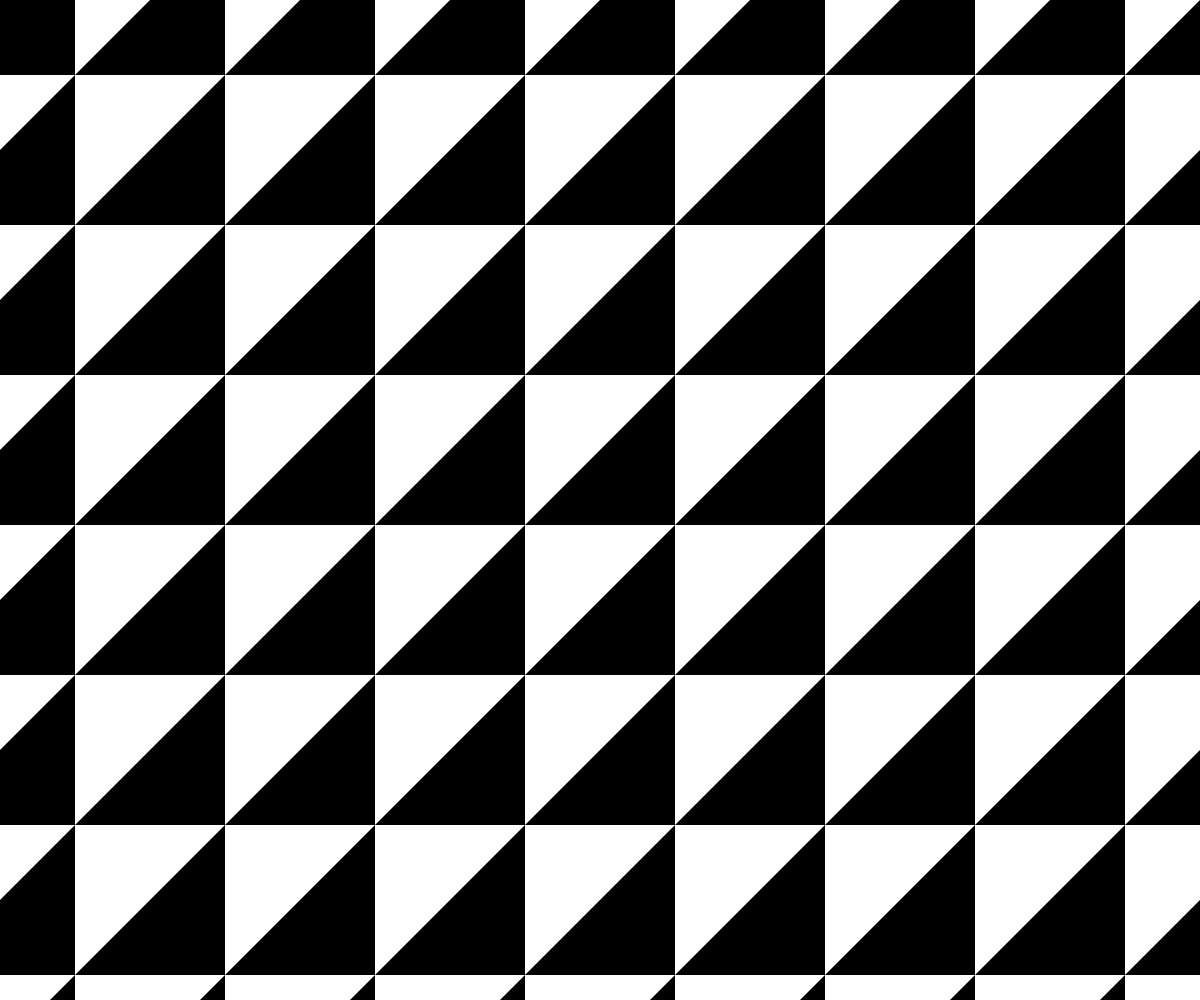
Frame 1 (no input)
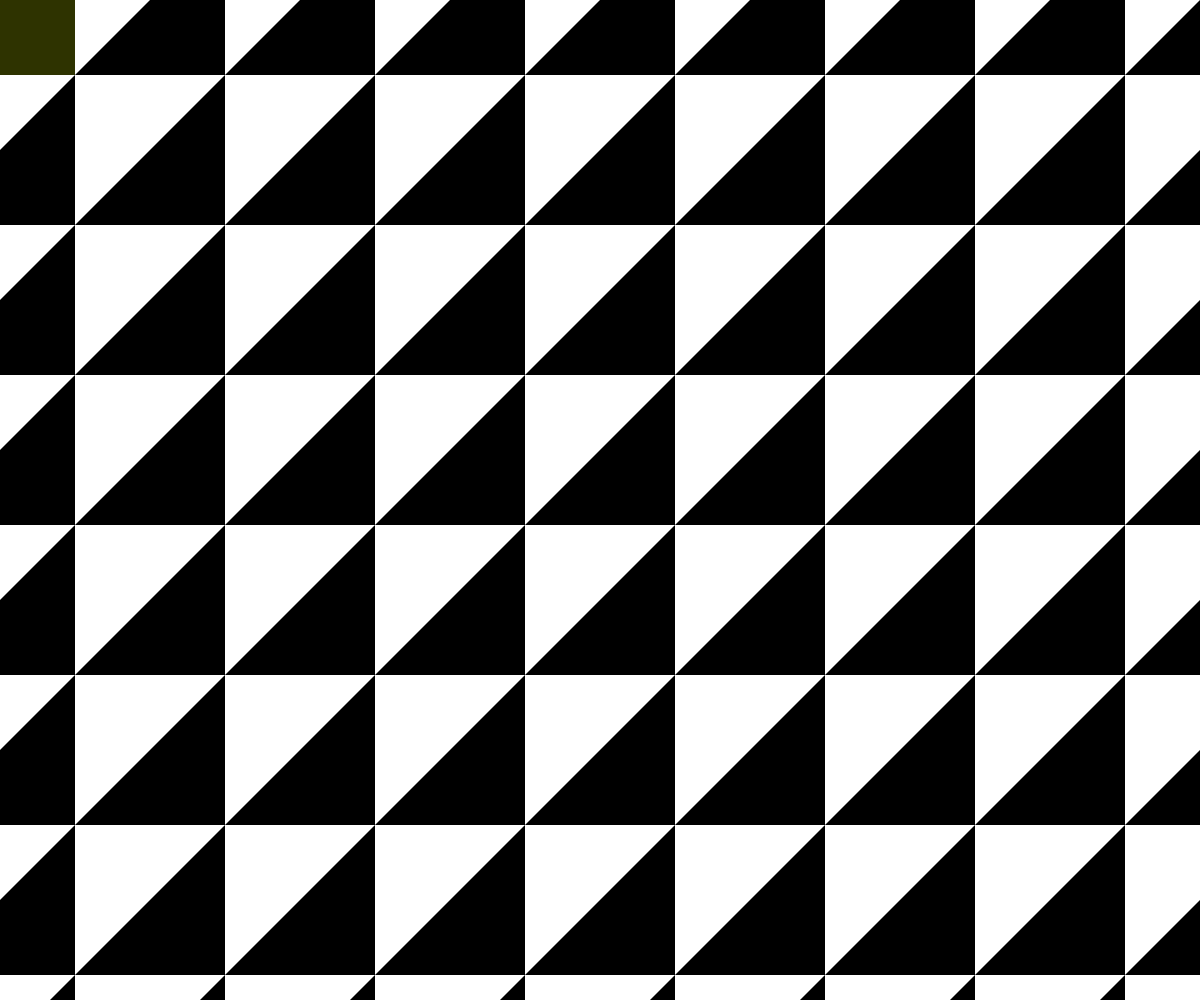
Frame 60 (no input)
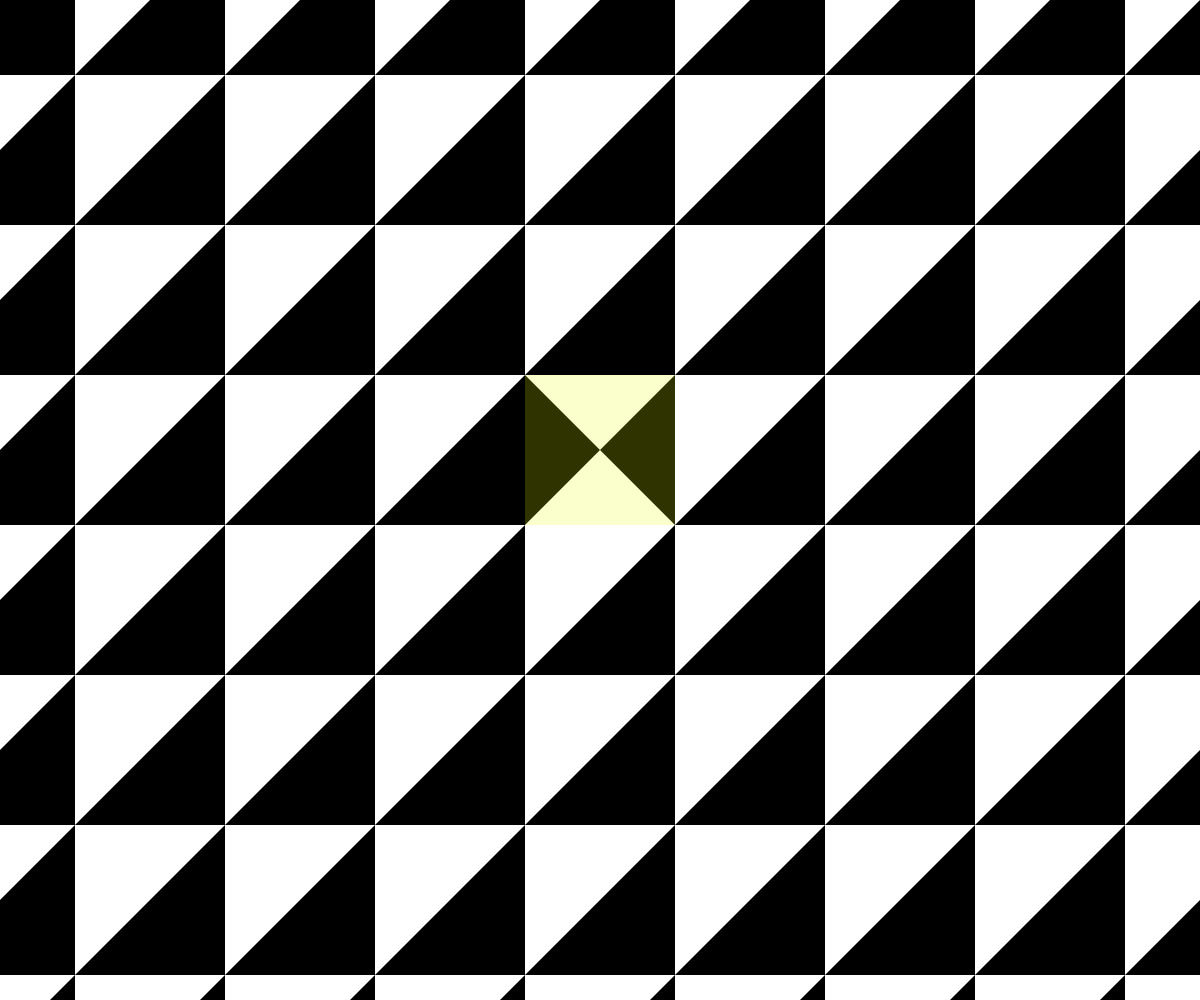
Frame 120 (the mouse pressed at the canvas centre since frame 60)

The p5.js sketch that drew these frames (run headless with seeded random() and noise() and a simulated clock; from frame 60 on, the mouse is pressed at the canvas centre):

// p5.js sketch
// ── sketch.js
var u;
var count;
var mods = [];

function setup() {
  createCanvas(windowWidth, windowHeight);
  u = 150;
  var highCount = (height/150)+2;
  var wideCount = (width/150)+2;
  count = int(highCount * wideCount);
  
  var index = 0;
  for (var xc = 0; xc < wideCount; xc++) {
    for (var yc = 0; yc < highCount; yc++) {
      mods[index++] = new Module(int(xc)*u,int(yc)*u);
    }
   }
}

function draw() {
  //background(200);
  noStroke();
  for (var i = 0; i <= count; i++) {
    mods[i].draw2();
    mods[i].Over();
  }
}

function mousePressed() {
  for (var i = 0; i <= count; i++) {
    mods[i].Pressed();
  }
}

function keyTyped() {
  for (var i = 0; i <= count; i++) {
    mods[i].Typed();
  }
  
  if (keyCode === UP_ARROW || 
  keyCode === DOWN_ARROW ||
  keyCode === LEFT_ARROW ||
  keyCode === RIGHT_ARROW ||
  keyCode === BACKSPACE ||
  keyCode === DELETE ||
  keyCode === ENTER ||
  keyCode === RETURN ||
  keyCode === TAB ||
  keyCode === ESCAPE ||
  keyCode === SHIFT ||
  keyCode === CONTROL ||
  keyCode === OPTION ||
  keyCode === ALT  ) {
    mods[i].Typed();
}
}

function Module(_x, _y) {
  this.x = _x;
  this.y = _y;
  this.a = 0;
  this.b = false;
  this.c = 200;
  this.isOverRectangle = false;
  this.k = 2;
  this.s = 75;
  this.r = 0;
  this.c1 = 255;
  this.c2 = 0;
}

Module.prototype.Pressed = function() {
    if (mouseX>(this.x)-(this.s) && mouseX<(this.x)+(this.s) && mouseY>(this.y)-(this.s) && mouseY<(this.y)+(this.s)){
      this.k = this.k+1;
      if (this.k === 6) {
        this.k = 0;
      }
    }
}

Module.prototype.Typed = function() {
    if (mouseX>(this.x)-(this.s) && mouseX<(this.x)+(this.s) && mouseY>(this.y)-(this.s) && mouseY<(this.y)+(this.s)){
      this.r = this.r+HALF_PI;
    }
}

Module.prototype.Over = function() {
  if (mouseX>(this.x)-(this.s) && mouseX<(this.x)+(this.s) && mouseY>(this.y)-(this.s) && mouseY<(this.y)+(this.s)){
    this.isOverRectangle = true;
  } else {
    this.isOverRectangle = false;
  }
}


Module.prototype.draw2 = function() {
  push();
  translate(this.x, this.y);
  rectMode(CENTER);
  rotate(this.r);
  if (this.k === 0){
    fill(this.c1);
    rect(0,0,this.s*2,this.s*2);
  }
  if (this.k === 1){
    fill(this.c1);
    rect(0,0,this.s*2,this.s*2);
    fill(this.c2);
    triangle(0,0,this.s,-this.s,this.s,this.s);
  }
  if (this.k === 2){
    fill(this.c1);
    rect(0,0,this.s*2,this.s*2);
    fill(this.c2);
    triangle(this.s,-this.s,this.s,this.s,-this.s,this.s);
  }
  if (this.k === 3){
    fill(this.c1);
    rect(0,0,this.s*2,this.s*2);
    fill(this.c2);
    triangle(0,0,this.s,-this.s,this.s,this.s);
    triangle(0,0,-this.s,-this.s,-this.s,this.s);
  }
  if (this.k === 4){
    fill(this.c1);
    rect(0,0,this.s*2,this.s*2);
    fill(this.c2);
    triangle(this.s,-this.s,this.s,this.s,-this.s,this.s);
    triangle(this.s,this.s,-this.s,this.s,-this.s,-this.s);
  }
  if (this.k === 5){
    fill(this.c1);
    rect(0,0,this.s*2,this.s*2);
    fill(this.c2);
    rect(0,0,this.s*2,this.s*2);
  }
  
  if(this.isOverRectangle === true)
  {
    fill('rgba(230, 255, 0, 0.2)');
  } else {
	  noFill(); 
  }
  rectMode(CENTER);
  rect(0,0,this.s*2,this.s*2);
  
  pop();
}

function windowResized() {
  resizeCanvas(windowWidth, windowHeight);
}
